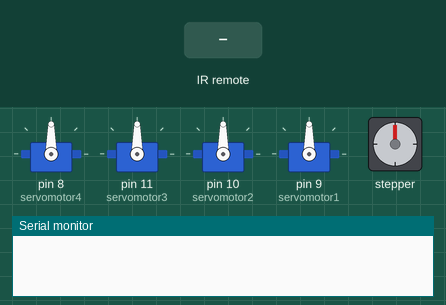
Bench run of a sketch on a simulated Arduino Uno, built with avr-gcc and run on an emulated ATmega328P. On the bench: 4 × servo, stepper motor, the last lines printed to the serial monitor. Inputs (shaded band) come from the test bench. Stepper angles assume 2048 steps per turn.

Above: at 1.2 s.
1.3 s: infrared code 0x1B received
At 1.75 s:
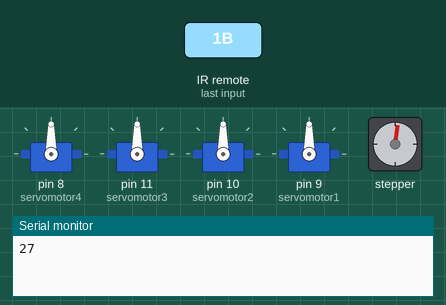
4.3 s: infrared code 0x1A received
7.3 s: infrared code 0x1 received
At 8.77 s:
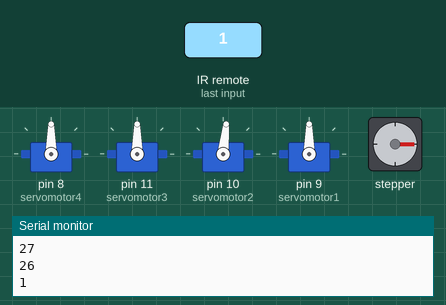
10.3 s: infrared code 0x1F received
At 12.53 s:
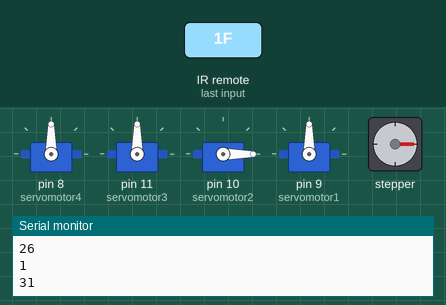
13.3 s: infrared code 0x1E received
At 19.0 s:
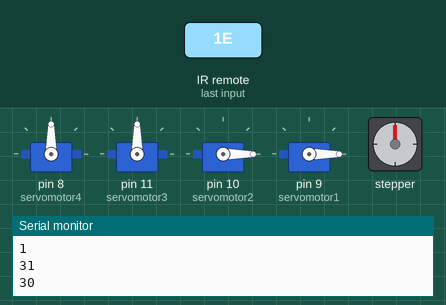
19.3 s: infrared code 0x2 received
At 23.0 s:
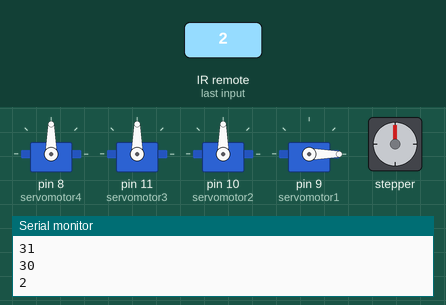
Timing chart, 0 to 23.3 s (numbered marks = the images above; inputs shaded):
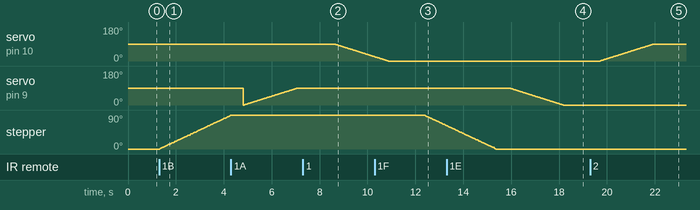

The sketch:

Brazo_inf.ino
```cpp
#include <Servo.h>
#include <Stepper.h>
#include <IRremote.h>
#define pin 2

Servo servomotor4; // Servomotor pinza
Servo servomotor3; // Servomotor giro
Servo servomotor2; // Servomotor enmedio
Servo servomotor1; // Servomotor abajo
Stepper motor(2048, 4, 6, 5, 7);

void setup() {
  Serial.begin(9600);
  IrReceiver.begin(pin);
  pinMode(pin, INPUT);
  servomotor4.attach(8);
  servomotor3.attach(11);
  servomotor2.attach(10);
  servomotor1.attach(9);
  motor.setSpeed(5);
}

void loop() {
  if (IrReceiver.decode() != 0) {
    Serial.println(IrReceiver.decodedIRData.command); // Imprime el valor del código infrarrojo
    // Verifica el código infrarrojo recibido
    switch (IrReceiver.decodedIRData.command) {
      //motor paso a paso
      case 27: //27
        // Gira a la derecha
        motor.step(512);
        break;
      case 31: //31
        // Gira a la izquierda
        motor.step(-512);
        break;
       //servomotor 1
      case 26: //26
        // Mueve el servomotor1 arriba
        moveServo1Up();
        break;
      case 30: //30
        // Mueve el servomotor1 abajo
        moveServo1Down();
        break;
      //servomotor 2
      case 1: //1
        // Presionado el botón 1, mueve el servomotor2 hacia arriba
        moveServo2up();
        break;
      case 2: //2
        // Presionado el botón 2, mueve el servomotor2 hacia abajo
        moveServo2down();
        break;
      //servomotor 3
      case 3: //3
        // Presionado el botón 1, mueve el servomotor2 hacia arriba
        moveServo3izq();
        break;
      case 4: //4
        // Presionado el botón 2, mueve el servomotor2 hacia abajo
        moveServo3der();
        break;
      //servomotor 4 (pinza)
      case 5: // presionar 5 para abrir la pinza
        moveServo4open();
        break;
      case 6: // presionar 6 para cerrar la pinza
        moveServo4close();
        break;

      default:
        // Manejo por defecto, no hacer nada
        break;
    }
    delay(500);
    IrReceiver.resume(); // Continúa recibiendo datos infrarrojos
  }
}
//movimiento servomotor arriba-abajo (servomotor 1)
void moveServo1Up() {
  for (int i = 0; i <= 90; i++) {
    servomotor1.write(i);
    delay(25);
  }
  delay(1000);
}
void moveServo1Down() {
  for (int i = 90; i >= 0; i--) {
    servomotor1.write(i);
    delay(25);
  }
  delay(1000);
}
//movimiento servomotor2
void moveServo2down(){
  for (int i = 0; i <= 90; i++) {
    servomotor2.write(i);
    delay(25);
  }
  delay(1000);
}
void moveServo2up(){
  for (int i = 90; i >= 0; i--) {
    servomotor2.write(i);
    delay(25);
  }
  delay(1000);
}

//movimiento servomotor3
void moveServo3izq(){
  for (int i = 0; i <= 100; i++) {
    servomotor3.write(i);
    delay(25);
  }
  delay(1000);
}
void moveServo3der(){
  for (int i = 100; i >= 0; i--) {
    servomotor3.write(i);
    delay(25);
  }
  delay(1000);
}
// movimiento servomotor4 pinza
void moveServo4open() {
  servomotor4.write(50);  // ajusta el ángulo según sea necesario para abrir la pinza
  delay(1000);  // ajusta el tiempo de espera según sea necesario
}

void moveServo4close() {
  servomotor4.write(0);  // ajusta el ángulo según sea necesario para cerrar la pinza
  delay(1000);  // ajusta el tiempo de espera según sea necesario
}
```

Measured:
- after the input at 1.3 s, stepper: keeps turning clockwise at about 30°/s, starting at once
- after the input at 7.3 s, servo on pin 10 (servomotor2): moves from 90° to 23° over 1.7 s, starting after 1.3 s
- after the input at 10.3 s, stepper: keeps turning counter-clockwise at about 31°/s, starting after 2.1 s
- after the input at 13.3 s, servo on pin 9 (servomotor1): moves from 90° to 0° over 2.2 s, starting after 2.6 s
- after the input at 19.3 s, servo on pin 10 (servomotor2): moves from 0° to 90° over 2.2 s, starting after 0.41 s
